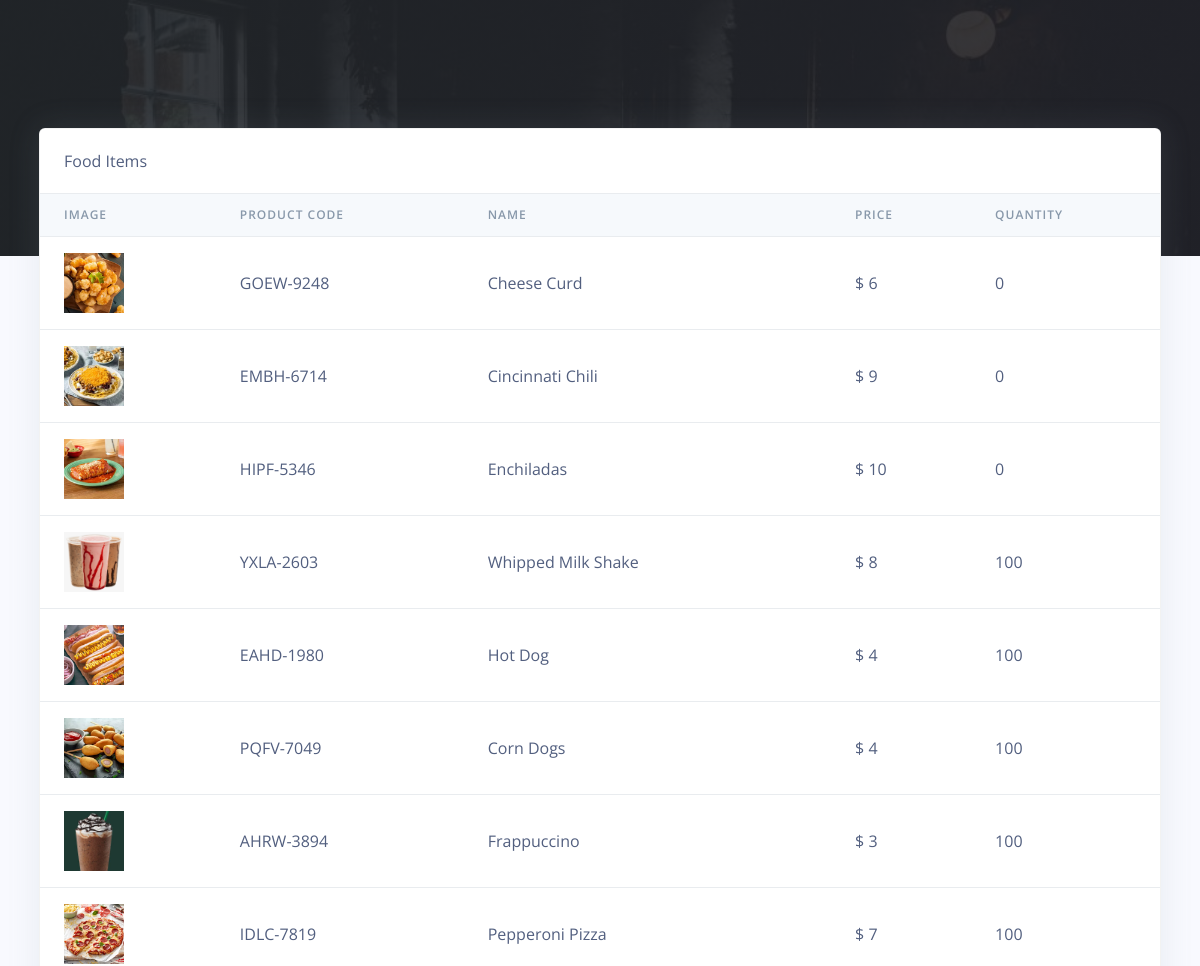
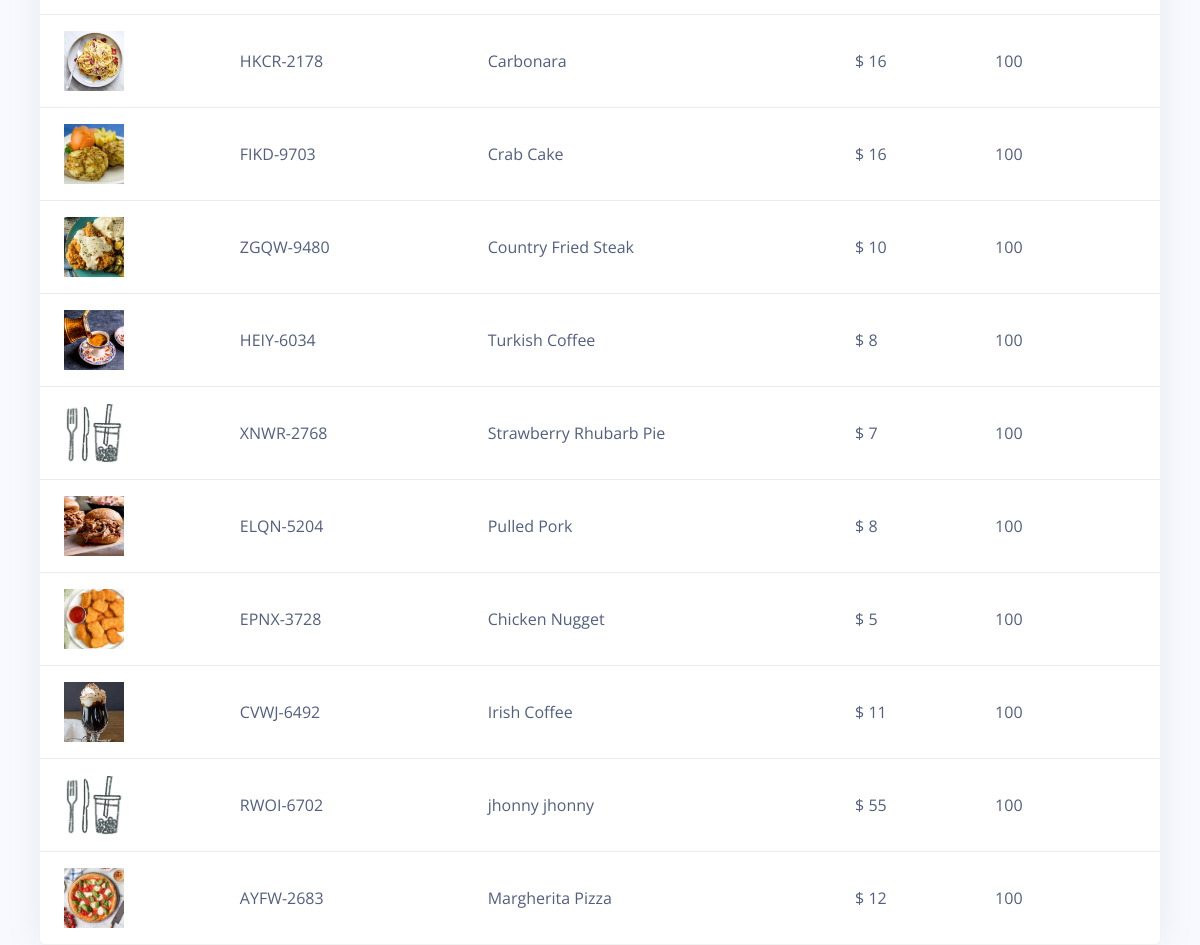
The page /Restro/cashier/products.php (signed in) on the database its author committed (2 pictures, top to bottom).
### tables this page shows
CREATE TABLE `rpos_products` (
  `prod_id` varchar(200) NOT NULL,
  `prod_code` varchar(200) NOT NULL,
  `prod_name` varchar(200) NOT NULL,
  `prod_img` varchar(200) NOT NULL,
  `prod_desc` longtext NOT NULL,
  `prod_price` varchar(200) NOT NULL,
  `quantity` int(50) NOT NULL,
  `created_at` timestamp(6) NOT NULL DEFAULT current_timestamp(6) ON UPDATE current_timestamp(6)
);

### Restro/cashier/products.php (the view, shortened to what this page needs)
<?php
include('config/config.php');
require_once('partials/_head.php');
?>
<body>
    <div class="main-content">
        <div class="container-fluid mt--8">
            <div class="row">
                <div class="col">
                    <div class="card shadow">
                        <div class="card-header border-0">
                            Food Items
                        </div>
                        <div class="table-responsive">
                            <table class="table align-items-center table-flush">
                                <thead class="thead-light">
                                    <tr>
                                        <th scope="col">Image</th>
                                        <th scope="col">Product Code</th>
                                        <th scope="col">Name</th>
                                        <th scope="col">Price</th>
                                        <th scope="col">Quantity</th>
                                    </tr>
                                </thead>
                                <tbody>
                                    <?php
                                    $ret = "SELECT * FROM  rpos_products  ORDER BY `rpos_products`.`created_at` DESC ";
                                    $stmt = $mysqli->prepare($ret);
                                    $stmt->execute();
                                    $res = $stmt->get_result();
                                    while ($prod = $res->fetch_object()) {
                                    ?>
                                        <tr>
                                            <td>
                                                <?php
                                                if ($prod->prod_img) {
                                                    echo "<img src='../admin/assets/img/products/$prod->prod_img' height='60' width='60 class='img-thumbnail'>";
                                                } else {
                                                    echo "<img src='../admin/assets/img/products/default.jpg' height='60' width='60 class='img-thumbnail'>";
                                                }
                                                ?>
                                            </td>
                                            <td><?php echo $prod->prod_code; ?></td>
                                            <td><?php echo $prod->prod_name; ?></td>
                                            <td>$ <?php echo $prod->prod_price; ?></td>
                                            <td><?php echo $prod->quantity; ?></td>
                                        </tr>
                                    <?php } ?>
                                </tbody>
                            </table>
                        </div>
                    </div>
                </div>
            </div>
        </div>
    </div>
</body>
</html>

### rows shown on the page
rpos_products: prod_img (picture), prod_code "GOEW-9248", prod_name "Cheese Curd", prod_price "6", quantity "0"
rpos_products: prod_img (picture), prod_code "EMBH-6714", prod_name "Cincinnati Chili", prod_price "9", quantity "0"
rpos_products: prod_img (picture), prod_code "HIPF-5346", prod_name "Enchiladas", prod_price "10", quantity "0"
rpos_products: prod_img (picture), prod_code "YXLA-2603", prod_name "Whipped Milk Shake", prod_price "8", quantity "100"
rpos_products: prod_img (picture), prod_code "EAHD-1980", prod_name "Hot Dog", prod_price "4", quantity "100"
rpos_products: prod_img (picture), prod_code "PQFV-7049", prod_name "Corn Dogs", prod_price "4", quantity "100"
rpos_products: prod_img (picture), prod_code "AHRW-3894", prod_name "Frappuccino", prod_price "3", quantity "100"
rpos_products: prod_img (picture), prod_code "IDLC-7819", prod_name "Pepperoni Pizza", prod_price "7", quantity "100"
rpos_products: prod_img (picture), prod_code "HKCR-2178", prod_name "Carbonara", prod_price "16", quantity "100"
rpos_products: prod_img (picture), prod_code "FIKD-9703", prod_name "Crab Cake", prod_price "16", quantity "100"
rpos_products: prod_img (picture), prod_code "ZGQW-9480", prod_name "Country Fried Steak", prod_price "10", quantity "100"
rpos_products: prod_img (picture), prod_code "HEIY-6034", prod_name "Turkish Coffee", prod_price "8", quantity "100"
rpos_products: prod_code "XNWR-2768", prod_name "Strawberry Rhubarb Pie", prod_price "7", quantity "100"
rpos_products: prod_img (picture), prod_code "ELQN-5204", prod_name "Pulled Pork", prod_price "8", quantity "100"
rpos_products: prod_img (picture), prod_code "EPNX-3728", prod_name "Chicken Nugget", prod_price "5", quantity "100"
rpos_products: prod_img (picture), prod_code "CVWJ-6492", prod_name "Irish Coffee", prod_price "11", quantity "100"
rpos_products: prod_code "RWOI-6702", prod_name "jhonny jhonny", prod_price "55", quantity "100"
rpos_products: prod_img (picture), prod_code "AYFW-2683", prod_name "Margherita Pizza", prod_price "12", quantity "100"
